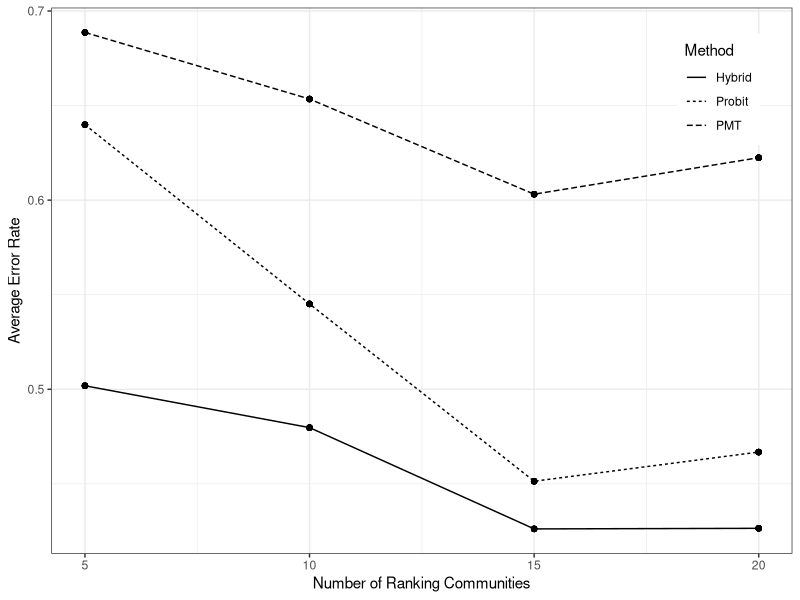
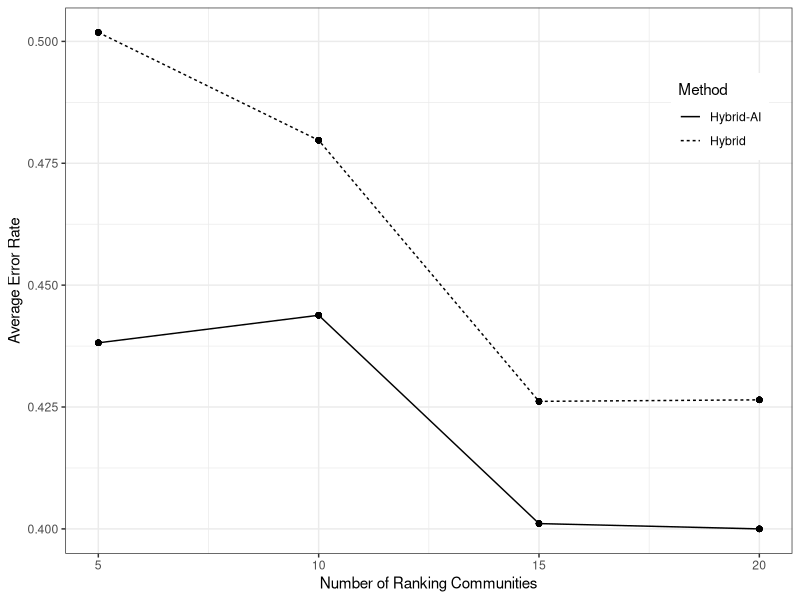
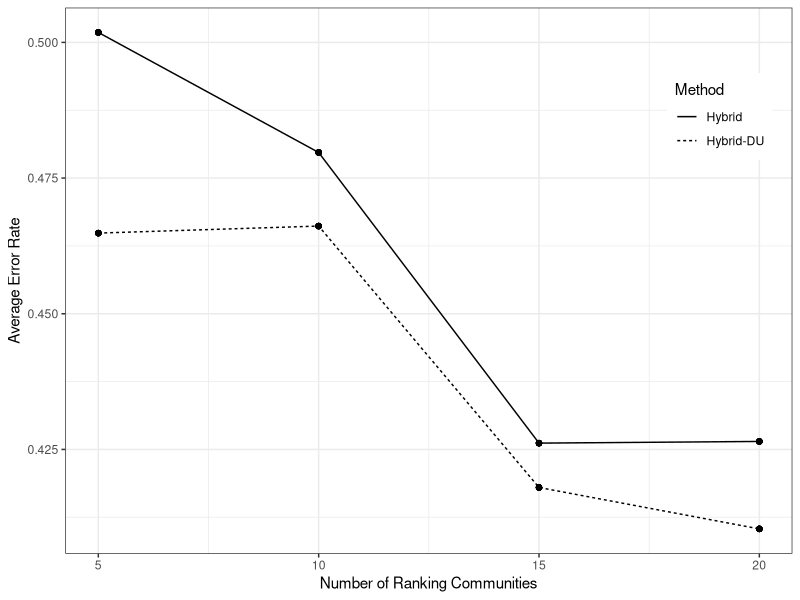
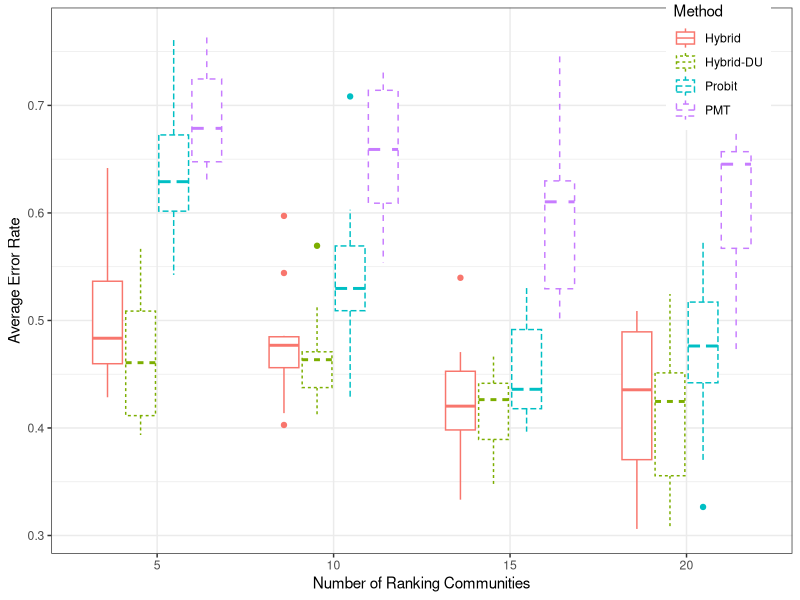
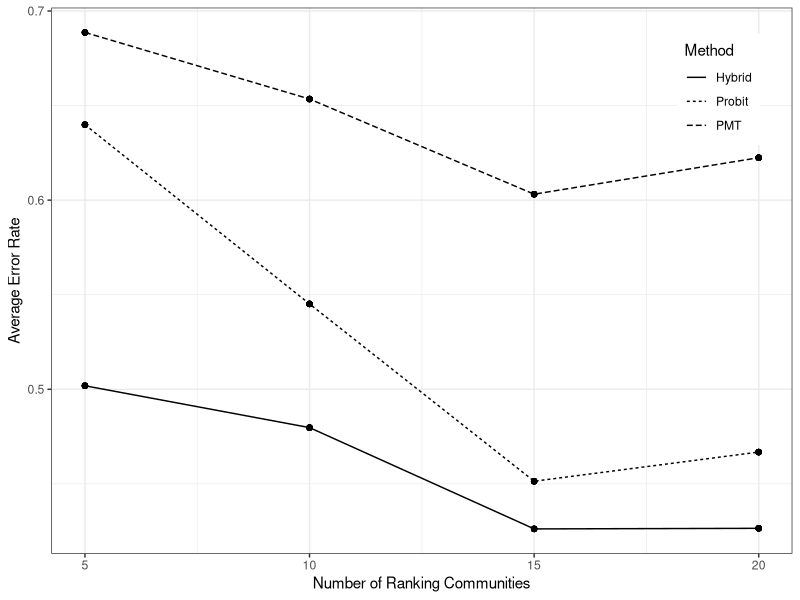
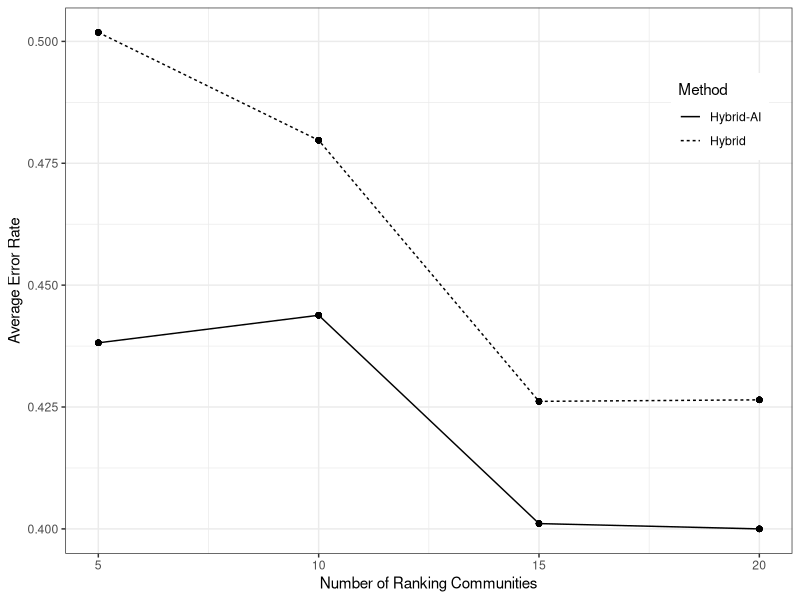
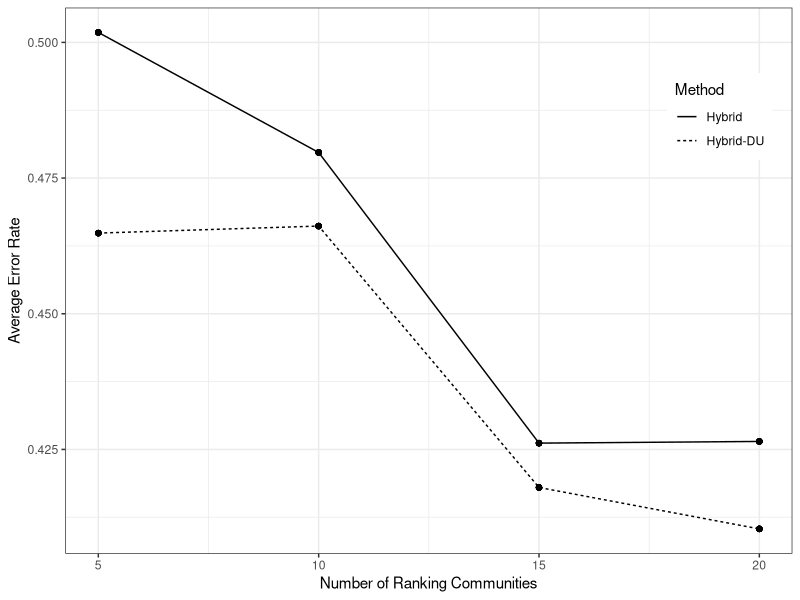

Write R code to recreate these figures, in order. (Note: this script raises an error after producing the figures.)
library(dplyr)
library(ggplot2)
library(reshape2)

all_results <- read.csv("Hillebrecht Analysis/all_results.csv")

all_coef <- read.csv("Hillebrecht Analysis/coef_total_sample.csv")

#### --- ERROR RATE PLOTS ----------------------------------

plot_data <- all_results %>%  mutate(IER = 1-Precision,
                                     EER = 1-Sensitivity) %>%
  melt(id.var = c("Method", "CBT_ncomm")) %>%
  mutate(Method = factor(Method, levels = c("Hybrid Score (corrected)","Hybrid Score","CBT Score", "CBT Score (corrected)","CBT DU", "CBT Logit", "PMT OLS"),
                         labels = c("Hybrid-AI-EC","Hybrid-AI","Hybrid","Hybrid-EC","Hybrid-DU", "Probit", "PMT"))) %>%
  group_by(Method, CBT_ncomm, variable) %>%
  mutate(mean = mean(value ),
         min = min(value),
         max = max(value))%>%ungroup


plot_data %>%
  subset(variable %in% c( "IER") & Method %in% c("Hybrid", "PMT", "Probit")  )%>%
  ggplot() + geom_line(aes(x = CBT_ncomm, y = mean, linetype = Method)) +
  geom_point(aes(x = CBT_ncomm, y = mean)) +
  #geom_linerange(aes(x = CBT_ncomm, ymin = min,ymax=max, linetype = Method))+
  theme_bw() +
  labs(x = "Number of Ranking Communities", y = "Average Error Rate")+ 
  theme(legend.position = c(0.9, 0.85))

ggsave("Hillebrecht Analysis/ER_hybrid.pdf", width = 8, height = 5)


plot_data %>%
  subset(variable %in% c( "IER") & Method %in% c("Hybrid", "Hybrid-AI")  )%>%
  ggplot() + geom_line(aes(x = CBT_ncomm, y = mean, linetype = Method)) +
  geom_point(aes(x = CBT_ncomm, y = mean)) +
  #geom_linerange(aes(x = CBT_ncomm, ymin = min,ymax=max, linetype = Method))+
  theme_bw() +
  labs(x = "Number of Ranking Communities", y = "Average Error Rate")+ 
  theme(legend.position = c(0.9, 0.8))

ggsave("Hillebrecht Analysis/ER_hybrid_AI.pdf", width = 8, height = 4)

plot_data %>%
  subset(variable %in% c( "IER") & Method %in% c("Hybrid", "Hybrid-DU")  )%>%
  ggplot() + geom_line(aes(x = CBT_ncomm, y = mean, linetype = Method)) +
  geom_point(aes(x = CBT_ncomm, y = mean)) +
  #geom_linerange(aes(x = CBT_ncomm, ymin = min,ymax=max, linetype = Method))+
  theme_bw() +
  labs(x = "Number of Ranking Communities", y = "Average Error Rate")+ 
  theme(legend.position = c(0.9, 0.8))

ggsave("Hillebrecht Analysis/ER_hybrid_DU.pdf", width = 8, height = 4)



all_results %>%  mutate(IER = 1-Precision,
                        EER = 1-Sensitivity) %>%
  melt(id.var = c("Method", "CBT_ncomm")) %>%
  mutate(Method = factor(Method, levels = c("Hybrid Score (corrected)","Hybrid Score","CBT Score", "CBT Score (corrected)","CBT DU", "CBT Logit", "PMT OLS"),
                         labels = c("Hybrid-AI-EC","Hybrid-AI","Hybrid","Hybrid-EC","Hybrid-DU", "Probit", "PMT"))) %>%
  subset(variable %in% c( "IER") & Method %in% c("Hybrid", "PMT", "Probit", "Hybrid-DU")  )%>%
  ggplot() + geom_boxplot(aes(x = as.factor(CBT_ncomm), y = value, linetype = Method,colour = Method)) +
  #geom_point(aes(x = CBT_ncomm, y = mean)) +
  #geom_linerange(aes(x = CBT_ncomm, ymin = min,ymax=max, linetype = Method))+
  theme_bw() +
  labs(x = "Number of Ranking Communities", y = "Average Error Rate")+ 
  theme(legend.position = c(0.9, 0.9))

#### --- COEFFICIENT PLOTS ----------------------------------

variable_labels <- read.csv("Data/Burkina Faso/Cleaning/variables.csv")
#variable_labels_add <- data.frame(Name = "connected", Definition = "Elite connection")

#variable_labels <- rbind(variable_labels, variable_labels_add)

score_order <- all_coef %>% merge(variable_labels, by.x = "parameter", by.y = "Name") %>% 
  dplyr::select(Definition,Category, CB_beta_rank_mean) %>%
  subset(CB_beta_rank_mean != 0)%>% #remove elite connection 0
  melt(id.vars = c("Definition", "Category")) %>%
  group_by(Definition, Category,variable) %>%
  summarise(mean = mean(value)) %>%
  group_by(Category,variable) %>%
  mutate(std_mean =mean/mean(abs(mean))) %>%
  arrange(Category,mean) 

all_coef %>%merge(variable_labels, by.x = "parameter", by.y = "Name") %>% 
  dplyr::select(Definition, Category, CB_beta_rank_mean, PMT_beta) %>%
  subset(CB_beta_rank_mean != 0)%>% #remove elite connection 0
  melt(id.vars = c("Definition", "Category")) %>%
  group_by(Definition, Category, variable) %>%
  summarise(mean = mean(value)) %>% ungroup() %>%
  group_by(variable) %>%
  mutate(std_mean = mean/mean(abs(mean))) %>%
  ungroup() %>%
  mutate(Definition = factor(Definition, levels = score_order$Definition),
         variable = factor(variable, levels = c("CB_beta_rank_mean", "PMT_beta"),
                           labels = c("Hybrid", "PMT")))%>%
  ggplot() + 
  geom_col(aes(x = Definition, y = std_mean, fill = variable ),position =  position_dodge(width = 0.5)) +
  #facet_grid(Category~., scales = "free_y")+
  coord_flip() + 
  theme_bw() +
  labs(x = "", y = "Standardized Coefficient Estimate") +
  scale_fill_grey("Method") +
  theme(legend.position = c(.9,.9), 
        legend.box.background = element_rect(colour = "black"))


ggsave("Hillebrecht Analysis/coef_score_hillebrecht.pdf", width = 12, height = 12)

all_coef %>%merge(variable_labels, by.x = "parameter", by.y = "Name") %>%
  dplyr::select(Definition, Category, CB_beta_rank_mean, CB_beta_rank_mean_noelite) %>%
  subset(CB_beta_rank_mean != 0)%>% #remove elite connection 0
  melt(id.vars = c("Definition", "Category")) %>%
  group_by(Definition, Category, variable) %>%
  summarise(mean = mean(value)) %>% ungroup() %>%
  group_by(variable) %>%
  mutate(std_mean = mean/mean(abs(mean))) %>%
  mutate(Definition = factor(Definition, levels = score_order$Definition),
         variable = factor(variable, levels = c("CB_beta_rank_mean", "CB_beta_rank_mean_noelite"),
                           labels = c("Hybrid", "Hybrid-EC")))%>%
  ggplot() + 
  geom_col(aes(x = Definition, y = std_mean, fill = variable ), position = position_dodge(width = 0.5)) +
  #facet_grid(Category~., scales = "free_y")+
  coord_flip() + 
  theme_bw() +
  labs(x = "", y = "Standardized Coefficient Estimate") +
  scale_fill_grey("Method")+
  theme(legend.position = c(.9,.9), 
        legend.box.background = element_rect(colour = "black"))

ggsave("Hillebrecht Analysis/coef_score_EC_hillebrecht.pdf", width = 12, height = 12)


